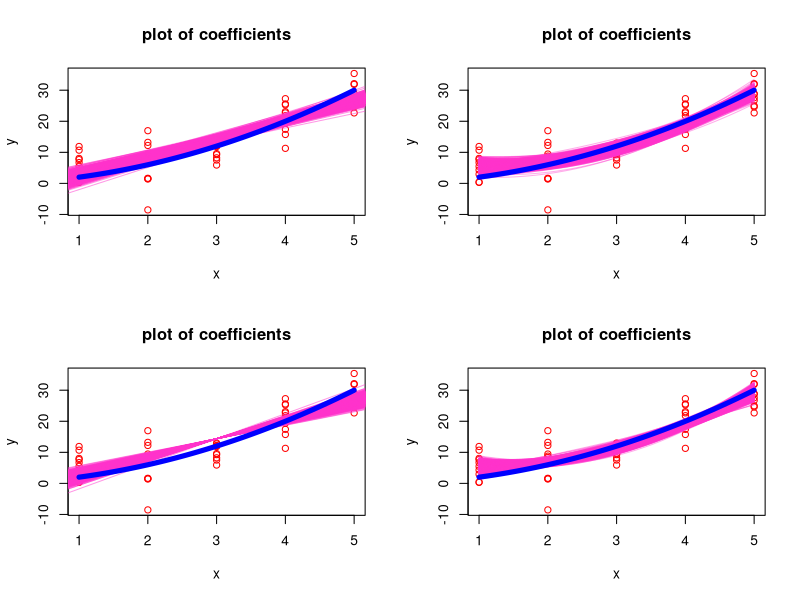
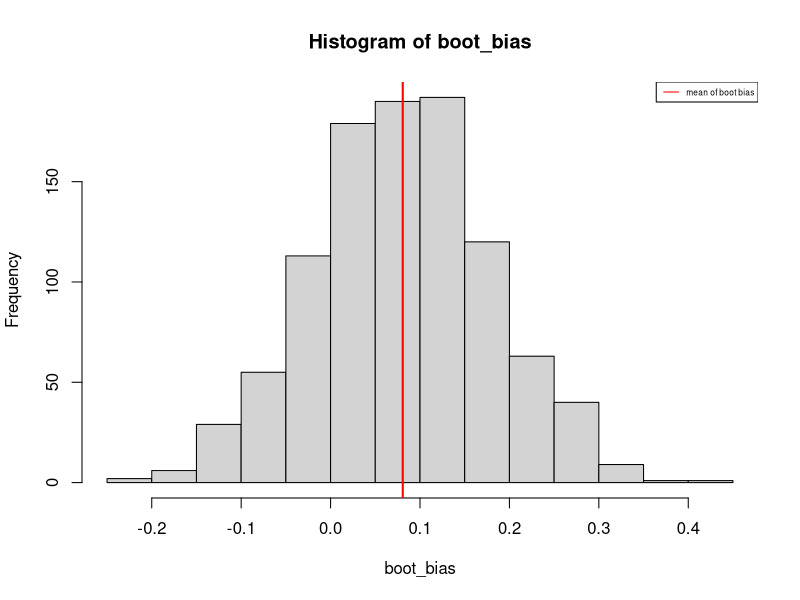

Source code (R) for these figures, in order:
xUnique = 1:5
trueCoeff = c(0, 1, 1)

getData = function(coefs = c(0, 1, 1), xs = 1:5, dupl = 10,
                   sd = 5, seed=2222){
  ### This function creates the artificial data
  set.seed(seed)
  x = rep(xs, each = dupl)
  y = coefs[1] + coefs[2]*x + coefs[3] * x^2 + 
      rnorm(length(x), 0, sd)
  return(data.frame(x, y))
}

data=getData()

##### Part1 ####
### 
genBootY = function(x, y, rep){
  ### For each unique x value, take a sample of the
  ### corresponding y values, with or without replacement.
  ### Return a vector of random y values the same length as y
  ### You can assume that the xs are sorted
  newy=numeric()
  for (i in 1:5){
        newy[(10*i-9):(10*i)]=sample(y[(10*i-9):(10*i)], 10, replace=rep)
  }
  
  return(newy)
}


genBootR = function(fit, err, rep){
  ### Sample the errors 
  ### Add the errors to the fit to create a y vector
  ### Return a vector of y values the same length as fit
  newy=fit+sample(err, replace=rep)
  return(newy)
}


#### Part 2 ####
fitModel = function(x, y, degree){
  ### use the lm function to fit a line of a quadratic 
  ### e.g. y ~ x or y ~ x + I(x^2)
  ### y and x are numeric vectors of the same length
  ### Return the coefficients as a vector 
  if (degree ==1){
    out=lm(y~x)
  }
  if (degree == 2) {
    out=lm(y~x+I(x^2))
  }
  coef=coefficients(out)
  return(coef)
}

#### Part 3 ####

oneBoot = function(data){
  ### data are your data (from call to getData)
  ###  err1 are errors from fit of line to data
  ###  err2 are errors from fit of quadratic to data
  ###  generate three bootstrap samples 
  ###  A. use genBootY
  BootY=genBootY(data$x,data$y,rep=TRUE)
  ###  B. use genBootR and errors from linear fit
  out=lm(y~x, data=data)
  fitY=fitted(out)
  res=residuals(out)
  bootR=genBootR(fitY,res,rep=FALSE)
  ###  C. use genBootR and errors from quadratic fit
  out.2=lm(y~x+I(x^2), data=data)
  fitY.2=fitted(out.2)
  res.2=residuals(out.2)
  bootR.2=genBootR(fitY.2,res.2,rep=FALSE)
  
  ### For A, fit a line to data$x and new y's
  A=fitModel(data$x, BootY, degree = 1)
  ### Repeat to fit a quadratic
  A.2=fitModel(data$x, BootY, degree = 2)
  ### For B, fit a line to data$x and the new y's
  B=fitModel(data$x, bootR, degree = 1)
  ### For C, fit a quadratic to data$x and new y's
  C=fitModel(data$x, bootR.2, degree = 2)
  ### Return the coefficients from the 4 fits in a list 
  l=list(A,A.2,B,C)
  return(l)
}

#### Part 4 ####

repBoot = function(data, B = 1000){
  
  ### replicate a call to oneBoot B times
  ### format the return value so that you have a list of
  ### length 4, one for each set of coefficients
  ### each element will contain a data frame with B rows
  ### and one or two columns, depending on whether the 
  ### fit is for a line or a quadratic
  ### Return this list
  l=oneBoot(data)
  for (i in (2:B)){
    l=mapply(rbind,oneBoot(data),l)
  }
  return(l)
} 

reBoot=repBoot(data,B=1000)
A.dataframe=reBoot[[1]]
A2.dataframe=reBoot[[2]]
B.dataframe=reBoot[[3]]
C.dataframe=reBoot[[4]]
## Confidence intervals for betas
ci_l1=quantile(sort(A.dataframe[,2]),c(0.025,0.975))
ci_q1=quantile(sort(A2.dataframe[,2]),c(0.025,0.975))
ci_l2=quantile(sort(B.dataframe[,2]),c(0.025,0.975))
ci_q2=quantile(sort(C.dataframe[,2]),c(0.025,0.975))

ci_l1
ci_q1
ci_l2
ci_q2

#### Part5 #####
bootPlot = function(data, coeff, trueCoeff){
  ### data is the original data set
  ### coeff is a data frame from repBoot
  ### trueCoeff contains the tru coefficients that generated
  ### data
  
  ### Make a scatter plot of data
  plot(data$y~data$x, col="red", main="plot of coefficients", xlab="x",ylab="y")
  ### Use mapply to add lines or curves for each row in coeff
  if (length(coeff[1,])==2){
    mapply(abline, coeff[,1],coeff[,2], col=rgb(1,0.2,0.8,alpha=0.5))
  }
  if (length(coeff[1,])==3){
    mapply(function(a,b,c){curve(a+b*x+c*(x^2),add=TRUE,col=rgb(1,0.2,0.8,alpha=0.4))}, coeff[,1],coeff[,2],coeff[,3])
  }
  ### Use transparency
  ### Use trueCoeff to add line or curve - make it stand out
  curve(trueCoeff[1]+trueCoeff[2]*x+trueCoeff[3]*(x^2),col="Blue", add=TRUE, lwd=5)
}

### Run your simulation
par(mfrow=c(2,2))
bootPlot(data,A.dataframe,trueCoeff)
bootPlot(data,A2.dataframe,trueCoeff)
bootPlot(data,B.dataframe,trueCoeff)
bootPlot(data,C.dataframe,trueCoeff)

#### Comment:
# When is the variability smallest? 
# Ans: when we fit the quadartic model useing the 2nd method-sampling from the residual

# Is there a problem with bias when the model being fitted is wrong? 
# Yes. When we fit linear models, the true line is very off from the simulated lines
# especially the second mehtod.

# Is there a problem with basing the bootstrap on the data, i.e. 
# are the data close to the truth? 
# Yes, there is a problem. The data is not close to the truth.
# If we fit the data quadratically, 
# (Intercept)           x      I(x^2) 
# 6.778566   -2.834267    1.463855 
# the coefficients is quite different from the true coefficients=c(0,1,1)

# Are any problems you find worse for one method than the other?
# I think the second mehtod-sampling from the residual is better since the variance
# of the simulated lines is smaller for either linear or quadratic models.

#### PART 6.####
### Generate data
library(lattice)
library(Matrix)
set.seed(1)
W = rnorm(100,1:100/5)

a1=1
a2=2
b=0.3
c=4
trueBeta=c(a1,a2,b,c)
y01=0
y02=0
k=matrix(c(1,0.5,0.5,2),2,2)
# real G
G=as.matrix(bdiag(replicate(50, k, simplify = FALSE)))
#### Generate correlated errors
z=rnorm(100)
R=chol(G)
eps=t(z) %*% R

# generate Y by pairs
Y=numeric()
Y[1]=a1+b*y01+c*W[1]+eps[1]
Y[2]=a2+b*y02+c*W[2]+eps[2]
for(i in seq(3,99,by=2)) {
  Y[c(i,i+1)] = c(a1,a2) + b*c(Y[i-2],Y[i-1]) + c*c(W[i],W[i+1]) + c(eps[i],eps[i+1])
}

# design matrix
X=cbind(rep(c(1,0),50), rep(c(0,1),50) , c(y01,y02,Y[1:(100-2)]), W) 

### OLS
beta_OLS=solve(t(X)%*%X)%*%t(X)%*%Y
# residuals from OLS, format them by pairs. Each row is one pair of e.
e_OLS=matrix(Y-X%*%beta_OLS, 50, 2, byrow=TRUE)

### One-step FGLS
# K hat PAGE164 on Freedman
# the following return a 4 by 50 matrix. 
eachrow=sapply(1:50, function(i) as.matrix(e_OLS[i,]) %*% e_OLS[i,])
empi.cov=rowMeans(eachrow)
k.hat=matrix(empi.cov,2,2)
# estimated G
G.hat=as.matrix(bdiag(replicate(50, k.hat, simplify = FALSE)))
beta_FGLS_1=solve(t(X) %*% solve(G.hat) %*% X) %*% t(X) %*% solve(G.hat) %*% Y
c_FGLS_1=beta_FGLS_1[4]

### Bootstrap one-step FGLS
BootFGLS = function(beta_hat, res, W, n, y01, y02){
  # Sample eps from residuals
  # sample the pairs of residuals = sample rows 
  row.index=sample(1:nrow(res),replace=TRUE)
  eps.pair=res[row.index,]
  # combine the paris of eps into one column
  eps=NULL
  for (i in 1:nrow(eps.pair)) {
    eps=c(eps,eps.pair[i,])  
  }
  
  Y=numeric()
  Y[1]=beta_hat[1]+beta_hat[3]*y01+beta_hat[4]*W[1]+eps[1]
  Y[2]=beta_hat[2]+beta_hat[3]*y02+beta_hat[4]*W[2]+eps[2]
  for(i in seq(3,n-1,by=2)) {
    Y[c(i,i+1)] = c(a1,a2) + b*c(Y[i-2],Y[i-1]) + c*c(W[i],W[i+1]) + c(eps[i],eps[i+1])
  }
  
  # design matrix
  X=cbind(rep(c(1,0),n/2), rep(c(0,1),n/2) , c(y01,y02,Y[1:(n-2)]), W) 
  
  ### OLS
  beta_OLS=solve(t(X)%*%X)%*%t(X)%*%Y
  # residuals from OLS, format them by pairs. Each row is one pair of e.
  e_OLS=matrix(Y-X%*%beta_OLS, 50, 2, byrow=TRUE)
  
  ### One-step FGLS
  # K hat PAGE164 on Freedman
  # the following return a 4 by 50 matrix. 
  eachrow=sapply(1:50, function(i) as.matrix(e_OLS[i,]) %*% e_OLS[i,])
  empi.cov=rowMeans(eachrow)
  k.hat=matrix(empi.cov,2,2)
  # estimated G
  G.hat=as.matrix(bdiag(replicate(50, k.hat, simplify = FALSE)))
  beta_FGLS_1=solve(t(X) %*% solve(G.hat) %*% X) %*% t(X) %*% solve(G.hat) %*% Y
  return(beta_FGLS_1)
}

# result is a 4 by 1000 matrix. Each column is a replicate. Each row is an estimate
result=replicate(1000,BootFGLS(beta_FGLS_1, e_OLS, W, n=100, y01=0, y02=0),simplify="matrix")
# for estimates of c, it is the 4th row of the result matrix
c_boot=result[4,]

### Bootstrap 95% CI for c
ci_c=quantile(sort(c_boot),c(0.025,0.975))
ci_c
#> ci_c
#   2.5%    97.5% 
#  3.795070 4.209436 
boot_bias=c_boot-c_FGLS_1
par(mfrow=c(1,1))
hist(boot_bias)
abline(v=mean(boot_bias), col="red", lwd=2)
legend("topright",col="red","mean of boot bias", lty=1,cex=0.5)
mean(boot_bias)
# [1] 0.0802318
c_FGLS_1-c
# [1] -0.07456767
## Comment: I think the boostrap is working really well. The bootstrap bias is really
## close to the bias of FGLS estimate, except the signs of them are opposite.